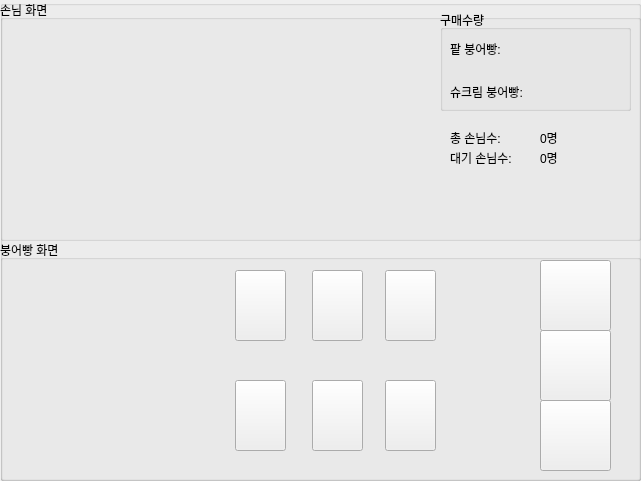
       <widget class="QGroupBox" name="groupBox_3">
        <property name="geometry">
         <rect>
          <x>10</x>
          <y>10</y>
          <width>641</width>
          <height>481</height>
         </rect>
        </property>
        <property name="title">
         <string/>
        </property>
        <widget class="QGroupBox" name="groupBox_7">
         <property name="geometry">
          <rect>
           <x>0</x>
           <y>0</y>
           <width>641</width>
           <height>241</height>
          </rect>
         </property>
         <property name="title">
          <string>손님 화면</string>
         </property>
         <widget class="QLabel" name="waitLine">
          <property name="geometry">
           <rect>
            <x>0</x>
            <y>30</y>
            <width>401</width>
            <height>190</height>
           </rect>
          </property>
          <property name="palette">
           <palette>
            <active>
             <colorrole role="WindowText">
              <brush brushstyle="SolidPattern">
               <color alpha="255">
                <red>0</red>
                <green>0</green>
                <blue>0</blue>
               </color>
              </brush>
             </colorrole>
             <colorrole role="Button">
              <brush brushstyle="SolidPattern">
               <color alpha="255">
                <red>255</red>
                <green>255</green>
                <blue>255</blue>
               </color>
              </brush>
             </colorrole>
             <colorrole role="Light">
              <brush brushstyle="SolidPattern">
               <color alpha="255">
                <red>255</red>
                <green>255</green>
                <blue>255</blue>
               </color>
              </brush>
             </colorrole>
             <colorrole role="Midlight">
              <brush brushstyle="SolidPattern">
               <color alpha="255">
                <red>255</red>
                <green>255</green>
                <blue>255</blue>
               </color>
              </brush>
             </colorrole>
             <colorrole role="Dark">
              <brush brushstyle="SolidPattern">
               <color alpha="255">
                <red>127</red>
                <green>127</green>
                <blue>127</blue>
               </color>
              </brush>
             </colorrole>
             <colorrole role="Mid">
              <brush brushstyle="SolidPattern">
               <color alpha="255">
                <red>170</red>
                <green>170</green>
                <blue>170</blue>
               </color>
              </brush>
             </colorrole>
             <colorrole role="Text">
              <brush brushstyle="SolidPattern">
               <color alpha="255">
                <red>0</red>
                <green>0</green>
                <blue>0</blue>
               </color>
              </brush>
             </colorrole>
             <colorrole role="BrightText">
              <brush brushstyle="SolidPattern">
               <color alpha="255">
                <red>255</red>
                <green>255</green>
                <blue>255</blue>
               </color>
              </brush>
             </colorrole>
             <colorrole role="ButtonText">
              <brush brushstyle="SolidPattern">
               <color alpha="255">
                <red>0</red>
                <green>0</green>
                <blue>0</blue>
               </color>
              </brush>
             </colorrole>
             <colorrole role="Base">
              <brush brushstyle="SolidPattern">
               <color alpha="255">
                <red>255</red>
                <green>255</green>
                <blue>255</blue>
               </color>
              </brush>
             </colorrole>
             <colorrole role="Window">
              <brush brushstyle="SolidPattern">
               <color alpha="255">
                <red>255</red>
                <green>255</green>
                <blue>255</blue>
               </color>
              </brush>
             </colorrole>
             <colorrole role="Shadow">
              <brush brushstyle="SolidPattern">
               <color alpha="255">
                <red>0</red>
                <green>0</green>
                <blue>0</blue>
               </color>
              </brush>
             </colorrole>
             <colorrole role="AlternateBase">
              <brush brushstyle="SolidPattern">
               <color alpha="255">
                <red>255</red>
                <green>255</green>
                <blue>255</blue>
               </color>
              </brush>
             </colorrole>
             <colorrole role="ToolTipBase">
              <brush brushstyle="SolidPattern">
               <color alpha="255">
                <red>255</red>
                <green>255</green>
                <blue>220</blue>
               </color>
              </brush>
             </colorrole>
             <colorrole role="ToolTipText">
              <brush brushstyle="SolidPattern">
               <color alpha="255">
                <red>0</red>
                <green>0</green>
                <blue>0</blue>
               </color>
              </brush>
             </colorrole>
            </active>
            <inactive>
             <colorrole role="WindowText">
              <brush brushstyle="SolidPattern">
               <color alpha="255">
                <red>0</red>
                <green>0</green>
                <blue>0</blue>
               </color>
              </brush>
             </colorrole>
             <colorrole role="Button">
              <brush brushstyle="SolidPattern">
               <color alpha="255">
                <red>255</red>
                <green>255</green>
                <blue>255</blue>
               </color>
              </brush>
             </colorrole>
             <colorrole role="Light">
              <brush brushstyle="SolidPattern">
               <color alpha="255">
                <red>255</red>
                <green>255</green>
                <blue>255</blue>
               </color>
              </brush>
             </colorrole>
             <colorrole role="Midlight">
              <brush brushstyle="SolidPattern">
               <color alpha="255">
                <red>255</red>
                <green>255</green>
                <blue>255</blue>
               </color>
              </brush>
             </colorrole>
             <colorrole role="Dark">
              <brush brushstyle="SolidPattern">
               <color alpha="255">
                <red>127</red>
                <green>127</green>
                <blue>127</blue>
               </color>
              </brush>
             </colorrole>
             <colorrole role="Mid">
              <brush brushstyle="SolidPattern">
               <color alpha="255">
                <red>170</red>
                <green>170</green>
                <blue>170</blue>
               </color>
              </brush>
             </colorrole>
             <colorrole role="Text">
              <brush brushstyle="SolidPattern">
               <color alpha="255">
                <red>0</red>
                <green>0</green>
                <blue>0</blue>
               </color>
              </brush>
             </colorrole>
             <colorrole role="BrightText">
              <brush brushstyle="SolidPattern">
               <color alpha="255">
                <red>255</red>
                <green>255</green>
                <blue>255</blue>
               </color>
              </brush>
             </colorrole>
             <colorrole role="ButtonText">
              <brush brushstyle="SolidPattern">
               <color alpha="255">
                <red>0</red>
                <green>0</green>
                <blue>0</blue>
               </color>
              </brush>
             </colorrole>
             <colorrole role="Base">
              <brush brushstyle="SolidPattern">
               <color alpha="255">
                <red>255</red>
                <green>255</green>
                <blue>255</blue>
               </color>
              </brush>
             </colorrole>
             <colorrole role="Window">
              <brush brushstyle="SolidPattern">
               <color alpha="255">
                <red>255</red>
                <green>255</green>
                <blue>255</blue>
               </color>
              </brush>
             </colorrole>
             <colorrole role="Shadow">
              <brush brushstyle="SolidPattern">
               <color alpha="255">
                <red>0</red>
                <green>0</green>
                <blue>0</blue>
               </color>
              </brush>
             </colorrole>
             <colorrole role="AlternateBase">
              <brush brushstyle="SolidPattern">
               <color alpha="255">
                <red>255</red>
                <green>255</green>
                <blue>255</blue>
               </color>
              </brush>
             </colorrole>
             <colorrole role="ToolTipBase">
              <brush brushstyle="SolidPattern">
               <color alpha="255">
                <red>255</red>
                <green>255</green>
                <blue>220</blue>
               </color>
              </brush>
             </colorrole>
             <colorrole role="ToolTipText">
              <brush brushstyle="SolidPattern">
               <color alpha="255">
                <red>0</red>
                <green>0</green>
                <blue>0</blue>
               </color>
              </brush>
             </colorrole>
            </inactive>
            <disabled>
             <colorrole role="WindowText">
              <brush brushstyle="SolidPattern">
               <color alpha="255">
                <red>127</red>
                <green>127</green>
                <blue>127</blue>
               </color>
              </brush>
             </colorrole>
             <colorrole role="Button">
              <brush brushstyle="SolidPattern">
               <color alpha="255">
                <red>255</red>
                <green>255</green>
                <blue>255</blue>
               </color>
              </brush>
             </colorrole>
             <colorrole role="Light">
              <brush brushstyle="SolidPattern">
               <color alpha="255">
                <red>255</red>
                <green>255</green>
                <blue>255</blue>
               </color>
              </brush>
             </colorrole>
             <colorrole role="Midlight">
              <brush brushstyle="SolidPattern">
               <color alpha="255">
                <red>255</red>
                <green>255</green>
                <blue>255</blue>
               </color>
              </brush>
             </colorrole>
             <colorrole role="Dark">
              <brush brushstyle="SolidPattern">
               <color alpha="255">
                <red>127</red>
                <green>127</green>
                <blue>127</blue>
               </color>
              </brush>
             </colorrole>
             <colorrole role="Mid">
              <brush brushstyle="SolidPattern">
               <color alpha="255">
                <red>170</red>
                <green>170</green>
                <blue>170</blue>
               </color>
              </brush>
             </colorrole>
             <colorrole role="Text">
              <brush brushstyle="SolidPattern">
               <color alpha="255">
                <red>127</red>
                <green>127</green>
                <blue>127</blue>
               </color>
              </brush>
             </colorrole>
             <colorrole role="BrightText">
              <brush brushstyle="SolidPattern">
               <color alpha="255">
                <red>255</red>
                <green>255</green>
                <blue>255</blue>
               </color>
              </brush>
             </colorrole>
             <colorrole role="ButtonText">
              <brush brushstyle="SolidPattern">
               <color alpha="255">
                <red>127</red>
                <green>127</green>
                <blue>127</blue>
               </color>
              </brush>
             </colorrole>
             <colorrole role="Base">
              <brush brushstyle="SolidPattern">
               <color alpha="255">
                <red>255</red>
                <green>255</green>
                <blue>255</blue>
               </color>
              </brush>
             </colorrole>
             <colorrole role="Window">
              <brush brushstyle="SolidPattern">
               <color alpha="255">
                <red>255</red>
                <green>255</green>
                <blue>255</blue>
               </color>
              </brush>
             </colorrole>
             <colorrole role="Shadow">
              <brush brushstyle="SolidPattern">
               <color alpha="255">
                <red>0</red>
                <green>0</green>
                <blue>0</blue>
               </color>
              </brush>
             </colorrole>
             <colorrole role="AlternateBase">
              <brush brushstyle="SolidPattern">
               <color alpha="255">
                <red>255</red>
                <green>255</green>
                <blue>255</blue>
               </color>
              </brush>
             </colorrole>
             <colorrole role="ToolTipBase">
              <brush brushstyle="SolidPattern">
               <color alpha="255">
                <red>255</red>
                <green>255</green>
                <blue>220</blue>
               </color>
              </brush>
             </colorrole>
             <colorrole role="ToolTipText">
              <brush brushstyle="SolidPattern">
               <color alpha="255">
                <red>0</red>
                <green>0</green>
                <blue>0</blue>
               </color>
              </brush>
             </colorrole>
            </disabled>
           </palette>
          </property>
          <property name="text">
           <string/>
          </property>
         </widget>
         <widget class="QGroupBox" name="groupBox_9">
          <property name="geometry">
           <rect>
            <x>440</x>
            <y>10</y>
            <width>191</width>
            <height>101</height>
           </rect>
          </property>
          <property name="title">
           <string>구매수량</string>
          </property>
          <widget class="QWidget" name="horizontalLayoutWidget">
           <property name="geometry">
            <rect>
             <x>10</x>
             <y>20</y>
             <width>171</width>
             <height>80</height>
            </rect>
           </property>
           <layout class="QHBoxLayout" name="horizontalLayout_5">
            <item>
             <layout class="QVBoxLayout" name="verticalLayout_3">
              <item>
               <widget class="QLabel" name="label_26">
                <property name="text">
                 <string>팥 붕어빵:</string>
                </property>
               </widget>
              </item>
              <item>
               <widget class="QLabel" name="label_27">
                <property name="text">
                 <string>슈크림 붕어빵:</string>
                </property>
               </widget>
              </item>
             </layout>
            </item>
            <item>
             <layout class="QVBoxLayout" name="verticalLayout_2">
              <item>
               <widget class="QLabel" name="G_redBeanCount">
                <property name="text">
                 <string/>
                </property>
               </widget>
              </item>
              <item>
               <widget class="QLabel" name="G_chouCount">
                <property name="text">
                 <string/>
                </property>
               </widget>
              </item>
             </layout>
            </item>
           </layout>
          </widget>
         </widget>
         <widget class="QLabel" name="label_20">
          <property name="geometry">
           <rect>
            <x>450</x>
            <y>130</y>
            <width>61</width>
            <height>16</height>
           </rect>
          </property>
          <property name="text">
           <string>총 손님수:</string>
          </property>
         </widget>
         <widget class="QLabel" name="T_guestCount">
          <property name="geometry">
           <rect>
            <x>540</x>
            <y>130</y>
            <width>31</width>
            <height>16</height>
           </rect>
          </property>
          <property name="text">
           <string>0명</string>
          </property>
         </widget>
         <widget class="QLabel" name="label_25">
          <property name="geometry">
           <rect>
            <x>450</x>
            <y>150</y>
            <width>71</width>
            <height>16</height>
           </rect>
          </property>
          <property name="text">
           <string>대기 손님수:</string>
          </property>
         </widget>
         <widget class="QLabel" name="N_guestCount">
          <property name="geometry">
           <rect>
            <x>540</x>
            <y>150</y>
            <width>31</width>
            <height>16</height>
           </rect>
          </property>
          <property name="text">
           <string>0명</string>
          </property>
         </widget>
        </widget>
        <widget class="QGroupBox" name="groupBox_8">
         <property name="geometry">
          <rect>
           <x>0</x>
           <y>240</y>
           <width>641</width>
           <height>241</height>
          </rect>
         </property>
         <property name="title">
          <string>붕어빵 화면</string>
         </property>
         <widget class="QPushButton" name="flour">
          <property name="geometry">
           <rect>
            <x>540</x>
            <y>20</y>
            <width>71</width>
            <height>71</height>
           </rect>
          </property>
          <property name="text">
           <string/>
          </property>
         </widget>
         <widget class="QPushButton" name="redbean">
          <property name="geometry">
           <rect>
            <x>540</x>
            <y>90</y>
            <width>71</width>
            <height>71</height>
           </rect>
          </property>
          <property name="text">
           <string/>
          </property>
         </widget>
         <widget class="QPushButton" name="chou">
          <property name="geometry">
           <rect>
            <x>540</x>
            <y>160</y>
            <width>71</width>
            <height>71</height>
           </rect>
          </property>
          <property name="text">
           <string/>
          </property>
         </widget>
         <widget class="QPushButton" name="bunLevel">
          <property name="geometry">
           <rect>
            <x>235</x>
            <y>140</y>
            <width>51</width>
            <height>71</height>
           </rect>
          </property>
          <property name="text">
           <string/>
          </property>
         </widget>
         <widget class="QLabel" name="baking">
          <property name="geometry">
           <rect>
            <x>210</x>
            <y>20</y>
            <width>251</width>
            <height>211</height>
           </rect>
          </property>
          <property name="text">
           <string/>
          </property>
          <property name="pixmap">
           <pixmap>img/baking.png</pixmap>
          </property>
          <property name="scaledContents">
           <bool>true</bool>
          </property>
         </widget>
         <widget class="QPushButton" name="bunLevel_2">
          <property name="geometry">
           <rect>
            <x>312</x>
            <y>140</y>
            <width>51</width>
            <height>71</height>
           </rect>
          </property>
          <property name="text">
           <string/>
          </property>
         </widget>
         <widget class="QPushButton" name="bunLevel_3">
          <property name="geometry">
           <rect>
            <x>385</x>
            <y>140</y>
            <width>51</width>
            <height>71</height>
           </rect>
          </property>
          <property name="text">
           <string/>
          </property>
         </widget>
         <widget class="QPushButton" name="bunLevel_4">
          <property name="geometry">
           <rect>
            <x>235</x>
            <y>30</y>
            <width>51</width>
            <height>71</height>
           </rect>
          </property>
          <property name="text">
           <string/>
          </property>
         </widget>
         <widget class="QPushButton" name="bunLevel_5">
          <property name="geometry">
           <rect>
            <x>385</x>
            <y>30</y>
            <width>51</width>
            <height>71</height>
           </rect>
          </property>
          <property name="text">
           <string/>
          </property>
         </widget>
         <widget class="QPushButton" name="bunLevel_6">
          <property name="geometry">
           <rect>
            <x>312</x>
            <y>30</y>
            <width>51</width>
            <height>71</height>
           </rect>
          </property>
          <property name="text">
           <string/>
          </property>
         </widget>
         <zorder>baking</zorder>
         <zorder>flour</zorder>
         <zorder>redbean</zorder>
         <zorder>chou</zorder>
         <zorder>bunLevel</zorder>
         <zorder>bunLevel_2</zorder>
         <zorder>bunLevel_3</zorder>
         <zorder>bunLevel_4</zorder>
         <zorder>bunLevel_5</zorder>
         <zorder>bunLevel_6</zorder>
        </widget>
        <zorder>groupBox_8</zorder>
        <zorder>groupBox_7</zorder>
       </widget>
